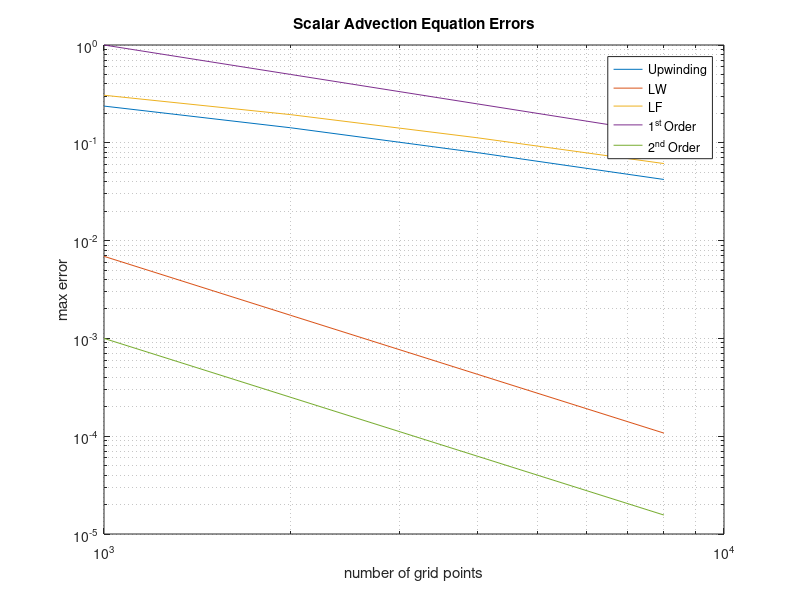

Here is the MATLAB script that generated this plot:
close all
loglog([1000 2000 4000 8000],[2.37417e-01 1.42473e-01 7.94077e-02 4.21726e-02])
hold on
loglog([1000 2000 4000 8000],[6.90751e-03 1.72228e-03 4.30219e-04 1.07557e-04])
loglog([1000 2000 4000 8000],[3.06470e-01 1.94113e-01 1.12615e-01 6.13476e-02])
loglog([1000 2000 4000 8000],1e3*[1/1000 1/2000 1/4000 1/8000])
loglog([1000 2000 4000 8000],1e3*[1/1000^2 1/2000^2 1/4000^2 1/8000^2])

legend 'Upwinding' 'LW' 'LF' '1^{st} Order' '2^{nd} Order'
xlabel 'number of grid points'
ylabel 'max error'
title 'Scalar Advection Equation Errors'
grid minor

